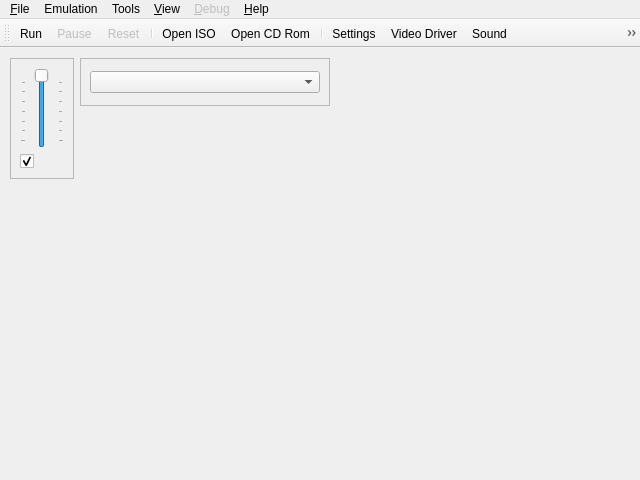
<ui version="4.0" >
 <class>UIYabause</class>
 <widget class="QMainWindow" name="UIYabause" >
  <property name="geometry" >
   <rect>
    <x>0</x>
    <y>0</y>
    <width>640</width>
    <height>480</height>
   </rect>
  </property>
  <property name="windowTitle" >
   <string>Yabause Qt GUI</string>
  </property>
  <property name="windowIcon" >
   <iconset resource="../resources/resources.qrc" >:/icons/icons/yabause.png</iconset>
  </property>
  <property name="iconSize" >
   <size>
    <width>16</width>
    <height>16</height>
   </size>
  </property>
  <widget class="QWidget" name="centralwidget" >
   <widget class="QFrame" name="fSound" >
    <property name="geometry" >
     <rect>
      <x>10</x>
      <y>10</y>
      <width>64</width>
      <height>121</height>
     </rect>
    </property>
    <property name="sizePolicy" >
     <sizepolicy vsizetype="Fixed" hsizetype="Maximum" >
      <horstretch>0</horstretch>
      <verstretch>0</verstretch>
     </sizepolicy>
    </property>
    <property name="frameShape" >
     <enum>QFrame::StyledPanel</enum>
    </property>
    <property name="frameShadow" >
     <enum>QFrame::Sunken</enum>
    </property>
    <layout class="QVBoxLayout" >
     <item>
      <widget class="QSlider" name="sVolume" >
       <property name="sizePolicy" >
        <sizepolicy vsizetype="Expanding" hsizetype="Expanding" >
         <horstretch>0</horstretch>
         <verstretch>0</verstretch>
        </sizepolicy>
       </property>
       <property name="toolTip" >
        <string>Volume</string>
       </property>
       <property name="maximum" >
        <number>100</number>
       </property>
       <property name="value" >
        <number>100</number>
       </property>
       <property name="orientation" >
        <enum>Qt::Vertical</enum>
       </property>
       <property name="tickPosition" >
        <enum>QSlider::TicksBothSides</enum>
       </property>
       <property name="tickInterval" >
        <number>15</number>
       </property>
      </widget>
     </item>
     <item>
      <widget class="QCheckBox" name="cbSound" >
       <property name="toolTip" >
        <string>Mute/UnMute Sound</string>
       </property>
       <property name="icon" >
        <iconset resource="../resources/resources.qrc" >:/actions/sound.png</iconset>
       </property>
       <property name="checked" >
        <bool>true</bool>
       </property>
      </widget>
     </item>
    </layout>
   </widget>
   <widget class="QFrame" name="fVideoDriver" >
    <property name="geometry" >
     <rect>
      <x>80</x>
      <y>10</y>
      <width>250</width>
      <height>48</height>
     </rect>
    </property>
    <property name="sizePolicy" >
     <sizepolicy vsizetype="Fixed" hsizetype="Maximum" >
      <horstretch>0</horstretch>
      <verstretch>0</verstretch>
     </sizepolicy>
    </property>
    <property name="frameShape" >
     <enum>QFrame::StyledPanel</enum>
    </property>
    <property name="frameShadow" >
     <enum>QFrame::Sunken</enum>
    </property>
    <layout class="QVBoxLayout" >
     <item>
      <widget class="QComboBox" name="cbVideoDriver" />
     </item>
    </layout>
   </widget>
  </widget>
  <widget class="QMenuBar" name="menubar" >
   <property name="geometry" >
    <rect>
     <x>0</x>
     <y>0</y>
     <width>640</width>
     <height>27</height>
    </rect>
   </property>
   <widget class="QMenu" name="mFile" >
    <property name="title" >
     <string>&amp;File</string>
    </property>
    <widget class="QMenu" name="mFileSaveState" >
     <property name="title" >
      <string>Save State</string>
     </property>
     <property name="icon" >
      <iconset resource="../resources/resources.qrc" >:/actions/icons/actions/save_state.png</iconset>
     </property>
     <addaction name="aFileSaveStateAs" />
     <addaction name="separator" />
     <addaction name="aFileSaveState0" />
     <addaction name="aFileSaveState1" />
     <addaction name="aFileSaveState2" />
     <addaction name="aFileSaveState3" />
     <addaction name="aFileSaveState4" />
     <addaction name="aFileSaveState5" />
     <addaction name="aFileSaveState6" />
     <addaction name="aFileSaveState7" />
     <addaction name="aFileSaveState8" />
     <addaction name="aFileSaveState9" />
    </widget>
    <widget class="QMenu" name="mFileLoadState" >
     <property name="title" >
      <string>Load State</string>
     </property>
     <property name="icon" >
      <iconset resource="../resources/resources.qrc" >:/actions/icons/actions/load_state.png</iconset>
     </property>
     <addaction name="aFileLoadStateAs" />
     <addaction name="separator" />
     <addaction name="aFileLoadState0" />
     <addaction name="aFileLoadState1" />
     <addaction name="aFileLoadState2" />
     <addaction name="aFileLoadState3" />
     <addaction name="aFileLoadState4" />
     <addaction name="aFileLoadState5" />
     <addaction name="aFileLoadState6" />
     <addaction name="aFileLoadState7" />
     <addaction name="aFileLoadState8" />
     <addaction name="aFileLoadState9" />
    </widget>
    <addaction name="aFileSettings" />
    <addaction name="separator" />
    <addaction name="aFileOpenISO" />
    <addaction name="aFileOpenCDRom" />
    <addaction name="separator" />
    <addaction name="mFileSaveState" />
    <addaction name="mFileLoadState" />
    <addaction name="separator" />
    <addaction name="aFileScreenshot" />
    <addaction name="separator" />
    <addaction name="aFilePlayMovie" />
    <addaction name="aFileRecordMovie" />
    <addaction name="aFileStopMovie" />
    <addaction name="separator" />
    <addaction name="aFileQuit" />
   </widget>
   <widget class="QMenu" name="mView" >
    <property name="title" >
     <string>&amp;View</string>
    </property>
    <widget class="QMenu" name="mViewLayer" >
     <property name="title" >
      <string>&amp;Layer</string>
     </property>
     <property name="icon" >
      <iconset resource="../resources/resources.qrc" >:/actions/icons/actions/layer.png</iconset>
     </property>
     <addaction name="aViewLayerVdp1" />
     <addaction name="aViewLayerNBG0" />
     <addaction name="aViewLayerNBG1" />
     <addaction name="aViewLayerNBG2" />
     <addaction name="aViewLayerNBG3" />
     <addaction name="aViewLayerRBG0" />
    </widget>
    <addaction name="aViewFPS" />
    <addaction name="mViewLayer" />
    <addaction name="aViewFullscreen" />
    <addaction name="aViewLog" />
   </widget>
   <widget class="QMenu" name="mViewDebug" >
    <property name="enabled" >
     <bool>false</bool>
    </property>
    <property name="title" >
     <string>&amp;Debug</string>
    </property>
    <addaction name="aViewDebugMSH2" />
    <addaction name="aViewDebugSSH2" />
    <addaction name="aViewDebugVdp1" />
    <addaction name="aViewDebugVdp2" />
    <addaction name="aViewDebugM68K" />
    <addaction name="aViewDebugSCUDSP" />
    <addaction name="aViewDebugSCSP" />
    <addaction name="separator" />
    <addaction name="aViewDebugMemoryDump" />
   </widget>
   <widget class="QMenu" name="mHelp" >
    <property name="title" >
     <string>&amp;Help</string>
    </property>
    <addaction name="aHelpEmuCompatibility" />
    <addaction name="aHelpAbout" />
   </widget>
   <widget class="QMenu" name="mTools" >
    <property name="title" >
     <string>Tools</string>
    </property>
    <addaction name="aToolsBackupManager" />
    <addaction name="aToolsCheatsList" />
    <addaction name="aToolsTransfer" />
   </widget>
   <widget class="QMenu" name="mEmulation" >
    <property name="title" >
     <string>Emulation</string>
    </property>
    <addaction name="aEmulationRun" />
    <addaction name="aEmulationPause" />
    <addaction name="aEmulationReset" />
    <addaction name="separator" />
    <addaction name="aEmulationFrameSkipLimiter" />
   </widget>
   <addaction name="mFile" />
   <addaction name="mEmulation" />
   <addaction name="mTools" />
   <addaction name="mView" />
   <addaction name="mViewDebug" />
   <addaction name="mHelp" />
  </widget>
  <widget class="QToolBar" name="toolBar" >
   <property name="windowTitle" >
    <string>toolBar</string>
   </property>
   <attribute name="toolBarArea" >
    <enum>TopToolBarArea</enum>
   </attribute>
   <attribute name="toolBarBreak" >
    <bool>false</bool>
   </attribute>
   <addaction name="aEmulationRun" />
   <addaction name="aEmulationPause" />
   <addaction name="aEmulationReset" />
   <addaction name="separator" />
   <addaction name="aFileOpenISO" />
   <addaction name="aFileOpenCDRom" />
   <addaction name="separator" />
   <addaction name="aFileSettings" />
   <addaction name="aVideoDriver" />
   <addaction name="aSound" />
   <addaction name="aEmulationFrameSkipLimiter" />
   <addaction name="aViewFPS" />
   <addaction name="aViewFullscreen" />
   <addaction name="aFileScreenshot" />
   <addaction name="separator" />
   <addaction name="aToolsBackupManager" />
   <addaction name="aToolsCheatsList" />
   <addaction name="separator" />
   <addaction name="aFileQuit" />
   <addaction name="aHelpAbout" />
  </widget>
  <action name="aFileQuit" >
   <property name="icon" >
    <iconset resource="../resources/resources.qrc" >:/actions/icons/actions/quit.png</iconset>
   </property>
   <property name="text" >
    <string>&amp;Quit</string>
   </property>
   <property name="shortcut" >
    <string>Ctrl+Q</string>
   </property>
  </action>
  <action name="aYabauseStart" >
   <property name="text" >
    <string>Start</string>
   </property>
  </action>
  <action name="aYabauseStop" >
   <property name="text" >
    <string>Stop</string>
   </property>
  </action>
  <action name="aFileSettings" >
   <property name="icon" >
    <iconset resource="../resources/resources.qrc" >:/actions/icons/actions/settings.png</iconset>
   </property>
   <property name="text" >
    <string>&amp;Settings...</string>
   </property>
   <property name="shortcut" >
    <string>Ctrl+S</string>
   </property>
  </action>
  <action name="aEmulationRun" >
   <property name="icon" >
    <iconset resource="../resources/resources.qrc" >:/actions/icons/actions/play.png</iconset>
   </property>
   <property name="text" >
    <string>R&amp;un</string>
   </property>
   <property name="shortcut" >
    <string>Pause</string>
   </property>
  </action>
  <action name="aEmulationPause" >
   <property name="enabled" >
    <bool>false</bool>
   </property>
   <property name="icon" >
    <iconset resource="../resources/resources.qrc" >:/actions/icons/actions/pause.png</iconset>
   </property>
   <property name="text" >
    <string>&amp;Pause</string>
   </property>
   <property name="shortcut" >
    <string>Pause</string>
   </property>
  </action>
  <action name="aEmulationReset" >
   <property name="enabled" >
    <bool>false</bool>
   </property>
   <property name="icon" >
    <iconset resource="../resources/resources.qrc" >:/actions/icons/actions/reset.png</iconset>
   </property>
   <property name="text" >
    <string>&amp;Reset</string>
   </property>
   <property name="shortcut" >
    <string>Ctrl+R</string>
   </property>
  </action>
  <action name="aToolsTransfer" >
   <property name="enabled" >
    <bool>false</bool>
   </property>
   <property name="icon" >
    <iconset resource="../resources/resources.qrc" >:/actions/icons/actions/transfert.png</iconset>
   </property>
   <property name="text" >
    <string>Transfer</string>
   </property>
   <property name="shortcut" >
    <string>Ctrl+N</string>
   </property>
  </action>
  <action name="aFileScreenshot" >
   <property name="icon" >
    <iconset resource="../resources/resources.qrc" >:/actions/icons/actions/screenshot.png</iconset>
   </property>
   <property name="text" >
    <string>Screenshot</string>
   </property>
   <property name="shortcut" >
    <string>Ctrl+Print</string>
   </property>
  </action>
  <action name="aEmulationFrameSkipLimiter" >
   <property name="checkable" >
    <bool>true</bool>
   </property>
   <property name="icon" >
    <iconset resource="../resources/resources.qrc" >:/actions/icons/actions/frame_skipping.png</iconset>
   </property>
   <property name="text" >
    <string>Frame Skip/Limiter</string>
   </property>
   <property name="shortcut" >
    <string>ScrollLock</string>
   </property>
  </action>
  <action name="aViewFPS" >
   <property name="checkable" >
    <bool>true</bool>
   </property>
   <property name="icon" >
    <iconset resource="../resources/resources.qrc" >:/actions/icons/actions/fps.png</iconset>
   </property>
   <property name="text" >
    <string>FPS</string>
   </property>
  </action>
  <action name="aViewLayerVdp1" >
   <property name="checkable" >
    <bool>true</bool>
   </property>
   <property name="checked" >
    <bool>true</bool>
   </property>
   <property name="text" >
    <string>Vdp1</string>
   </property>
  </action>
  <action name="aViewFullscreen" >
   <property name="checkable" >
    <bool>true</bool>
   </property>
   <property name="icon" >
    <iconset resource="../resources/resources.qrc" >:/actions/fullscreen.png</iconset>
   </property>
   <property name="text" >
    <string>&amp;Fullscreen</string>
   </property>
   <property name="shortcut" >
    <string>Alt+Return</string>
   </property>
  </action>
  <action name="aViewLog" >
   <property name="checkable" >
    <bool>true</bool>
   </property>
   <property name="icon" >
    <iconset resource="../resources/resources.qrc" >:/actions/icons/actions/log.png</iconset>
   </property>
   <property name="text" >
    <string>Log</string>
   </property>
  </action>
  <action name="aViewDebugMSH2" >
   <property name="text" >
    <string>MSH2</string>
   </property>
  </action>
  <action name="aViewDebugSSH2" >
   <property name="text" >
    <string>SSH2</string>
   </property>
  </action>
  <action name="aViewDebugVdp1" >
   <property name="text" >
    <string>Vdp1</string>
   </property>
  </action>
  <action name="aViewDebugVdp2" >
   <property name="text" >
    <string>Vdp2</string>
   </property>
  </action>
  <action name="aViewDebugM68K" >
   <property name="text" >
    <string>M68K</string>
   </property>
  </action>
  <action name="aViewDebugSCUDSP" >
   <property name="text" >
    <string>SCU-DSP</string>
   </property>
  </action>
  <action name="aViewDebugSCSP" >
   <property name="text" >
    <string>SCSP</string>
   </property>
  </action>
  <action name="aViewDebugMemoryDump" >
   <property name="text" >
    <string>Memory Dump</string>
   </property>
  </action>
  <action name="aHelpAbout" >
   <property name="icon" >
    <iconset resource="../resources/resources.qrc" >:/actions/icons/actions/about.png</iconset>
   </property>
   <property name="text" >
    <string>&amp;About...</string>
   </property>
  </action>
  <action name="aViewLayerNBG0" >
   <property name="checkable" >
    <bool>true</bool>
   </property>
   <property name="checked" >
    <bool>true</bool>
   </property>
   <property name="text" >
    <string>NBG0</string>
   </property>
  </action>
  <action name="aViewLayerNBG1" >
   <property name="checkable" >
    <bool>true</bool>
   </property>
   <property name="checked" >
    <bool>true</bool>
   </property>
   <property name="text" >
    <string>NBG1</string>
   </property>
  </action>
  <action name="aViewLayerNBG2" >
   <property name="checkable" >
    <bool>true</bool>
   </property>
   <property name="checked" >
    <bool>true</bool>
   </property>
   <property name="text" >
    <string>NBG2</string>
   </property>
  </action>
  <action name="aViewLayerNBG3" >
   <property name="checkable" >
    <bool>true</bool>
   </property>
   <property name="checked" >
    <bool>true</bool>
   </property>
   <property name="text" >
    <string>NBG3</string>
   </property>
  </action>
  <action name="aViewLayerRBG0" >
   <property name="checkable" >
    <bool>true</bool>
   </property>
   <property name="checked" >
    <bool>true</bool>
   </property>
   <property name="text" >
    <string>RBG0</string>
   </property>
  </action>
  <action name="aFileSaveState1" >
   <property name="text" >
    <string>1</string>
   </property>
   <property name="shortcut" >
    <string>Ctrl+1</string>
   </property>
  </action>
  <action name="aFileSaveState2" >
   <property name="text" >
    <string>2</string>
   </property>
   <property name="shortcut" >
    <string>Ctrl+2</string>
   </property>
  </action>
  <action name="aFileSaveState3" >
   <property name="text" >
    <string>3</string>
   </property>
   <property name="shortcut" >
    <string>Ctrl+3</string>
   </property>
  </action>
  <action name="aFileSaveState4" >
   <property name="text" >
    <string>4</string>
   </property>
   <property name="shortcut" >
    <string>Ctrl+4</string>
   </property>
  </action>
  <action name="aFileSaveState5" >
   <property name="text" >
    <string>5</string>
   </property>
   <property name="shortcut" >
    <string>Ctrl+5</string>
   </property>
  </action>
  <action name="aFileSaveState6" >
   <property name="text" >
    <string>6</string>
   </property>
   <property name="shortcut" >
    <string>Ctrl+6</string>
   </property>
  </action>
  <action name="aFileSaveState7" >
   <property name="text" >
    <string>7</string>
   </property>
   <property name="shortcut" >
    <string>Ctrl+7</string>
   </property>
  </action>
  <action name="aFileSaveState8" >
   <property name="text" >
    <string>8</string>
   </property>
   <property name="shortcut" >
    <string>Ctrl+8</string>
   </property>
  </action>
  <action name="aFileSaveState9" >
   <property name="text" >
    <string>9</string>
   </property>
   <property name="shortcut" >
    <string>Ctrl+9</string>
   </property>
  </action>
  <action name="aFileLoadState1" >
   <property name="text" >
    <string>1</string>
   </property>
   <property name="shortcut" >
    <string>Alt+1</string>
   </property>
  </action>
  <action name="aFileLoadState2" >
   <property name="text" >
    <string>2</string>
   </property>
   <property name="shortcut" >
    <string>Alt+2</string>
   </property>
  </action>
  <action name="aFileLoadState3" >
   <property name="text" >
    <string>3</string>
   </property>
   <property name="shortcut" >
    <string>Alt+3</string>
   </property>
  </action>
  <action name="aFileLoadState4" >
   <property name="text" >
    <string>4</string>
   </property>
   <property name="shortcut" >
    <string>Alt+4</string>
   </property>
  </action>
  <action name="aFileLoadState5" >
   <property name="text" >
    <string>5</string>
   </property>
   <property name="shortcut" >
    <string>Alt+5</string>
   </property>
  </action>
  <action name="aFileLoadState6" >
   <property name="text" >
    <string>6</string>
   </property>
   <property name="shortcut" >
    <string>Alt+6</string>
   </property>
  </action>
  <action name="aFileLoadState7" >
   <property name="text" >
    <string>7</string>
   </property>
   <property name="shortcut" >
    <string>Alt+7</string>
   </property>
  </action>
  <action name="aFileLoadState8" >
   <property name="text" >
    <string>8</string>
   </property>
   <property name="shortcut" >
    <string>Alt+8</string>
   </property>
  </action>
  <action name="aFileLoadState9" >
   <property name="text" >
    <string>9</string>
   </property>
   <property name="shortcut" >
    <string>Alt+9</string>
   </property>
  </action>
  <action name="aFileSaveStateAs" >
   <property name="text" >
    <string>To File...</string>
   </property>
   <property name="shortcut" >
    <string>Ctrl+T</string>
   </property>
  </action>
  <action name="aFileLoadStateAs" >
   <property name="text" >
    <string>From File...</string>
   </property>
   <property name="shortcut" >
    <string>Ctrl+F</string>
   </property>
  </action>
  <action name="aToolsCheatsList" >
   <property name="icon" >
    <iconset resource="../resources/resources.qrc" >:/actions/icons/actions/cheats.png</iconset>
   </property>
   <property name="text" >
    <string>Cheats List...</string>
   </property>
   <property name="shortcut" >
    <string>Ctrl+L</string>
   </property>
  </action>
  <action name="aToolsBackupManager" >
   <property name="icon" >
    <iconset resource="../resources/resources.qrc" >:/actions/icons/actions/backup_ram.png</iconset>
   </property>
   <property name="text" >
    <string>Backup Manager...</string>
   </property>
   <property name="shortcut" >
    <string>Ctrl+B</string>
   </property>
  </action>
  <action name="aFileOpenISO" >
   <property name="icon" >
    <iconset resource="../resources/resources.qrc" >:/actions/icons/actions/iso.png</iconset>
   </property>
   <property name="text" >
    <string>Open ISO...</string>
   </property>
   <property name="shortcut" >
    <string>Ctrl+I</string>
   </property>
  </action>
  <action name="aFileOpenCDRom" >
   <property name="icon" >
    <iconset resource="../resources/resources.qrc" >:/actions/icons/actions/cd.png</iconset>
   </property>
   <property name="text" >
    <string>Open CD Rom...</string>
   </property>
   <property name="shortcut" >
    <string>Ctrl+C</string>
   </property>
  </action>
  <action name="aFilePlayMovie" >
   <property name="text" >
    <string>Play Movie...</string>
   </property>
  </action>
  <action name="aFileRecordMovie" >
   <property name="text" >
    <string>Record Movie...</string>
   </property>
  </action>
  <action name="aFileStopMovie" >
   <property name="text" >
    <string>Stop Movie...</string>
   </property>
  </action>
  <action name="aHelpEmuCompatibility" >
   <property name="icon" >
    <iconset resource="../resources/resources.qrc" >:/actions/icons/actions/emu-compatibility.png</iconset>
   </property>
   <property name="text" >
    <string>Emu-Compatibility</string>
   </property>
   <property name="statusTip" >
    <string>http://www.emu-compatibility.com/yabause/index.php?lang=uk</string>
   </property>
  </action>
  <action name="aSound" >
   <property name="icon" >
    <iconset resource="../resources/resources.qrc" >:/actions/sound.png</iconset>
   </property>
   <property name="text" >
    <string>Sound...</string>
   </property>
  </action>
  <action name="aVideoDriver" >
   <property name="icon" >
    <iconset resource="../resources/resources.qrc" >:/actions/icons/actions/video.png</iconset>
   </property>
   <property name="text" >
    <string>Video Driver</string>
   </property>
  </action>
  <action name="aFileSaveState0" >
   <property name="text" >
    <string>0</string>
   </property>
   <property name="shortcut" >
    <string>Ctrl+0</string>
   </property>
  </action>
  <action name="aFileLoadState0" >
   <property name="text" >
    <string>0</string>
   </property>
   <property name="shortcut" >
    <string>Alt+0</string>
   </property>
  </action>
 </widget>
 <resources>
  <include location="../resources/resources.qrc" />
 </resources>
 <connections>
  <connection>
   <sender>aFileQuit</sender>
   <signal>triggered()</signal>
   <receiver>UIYabause</receiver>
   <slot>close()</slot>
   <hints>
    <hint type="sourcelabel" >
     <x>-1</x>
     <y>-1</y>
    </hint>
    <hint type="destinationlabel" >
     <x>159</x>
     <y>119</y>
    </hint>
   </hints>
  </connection>
 </connections>
</ui>
